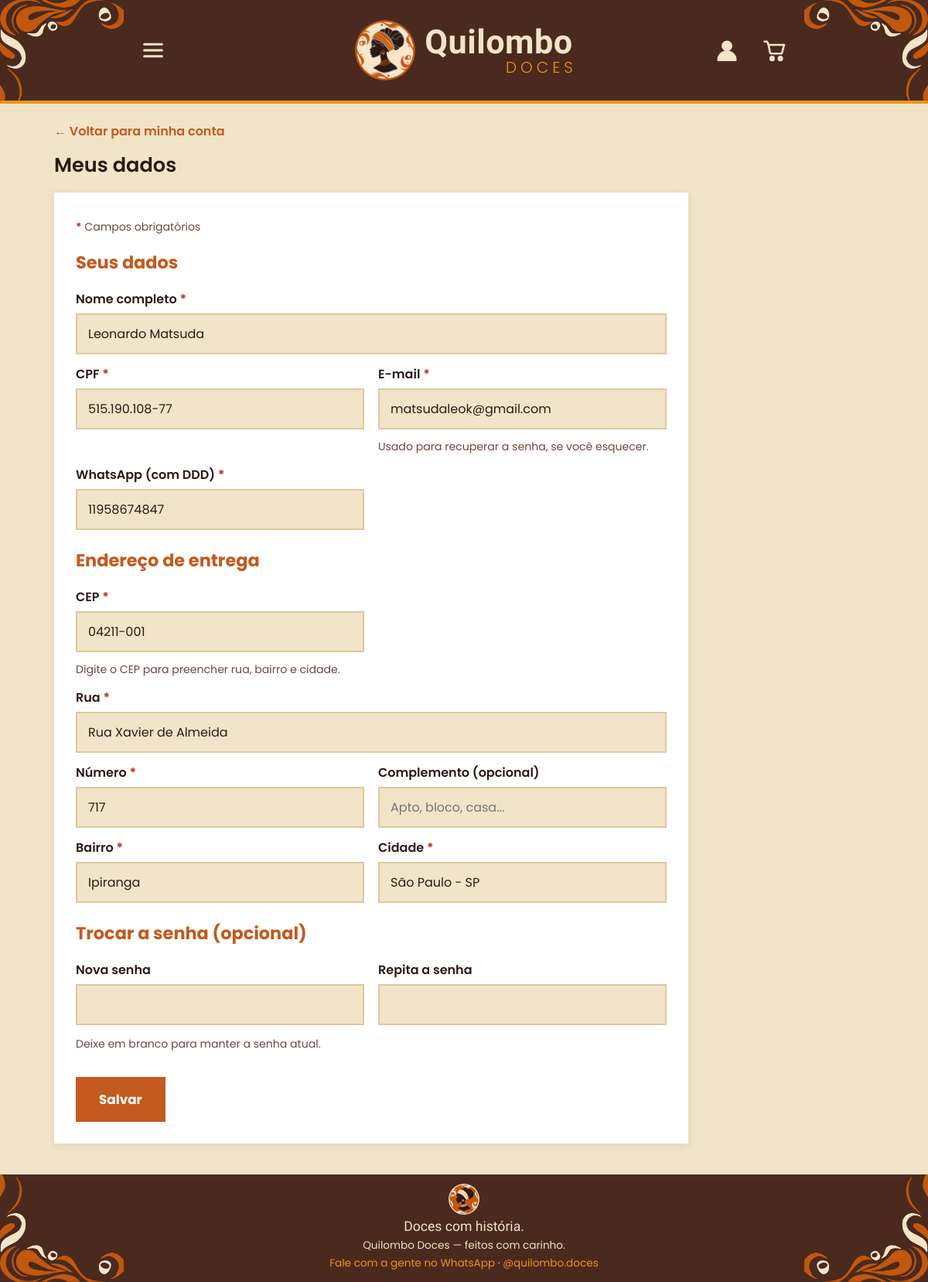
/conta/editar (signed in), run on the app's committed database.
### tables this page shows
CREATE TABLE clientes (
                id          INTEGER PRIMARY KEY AUTOINCREMENT,
                nome        TEXT    NOT NULL,
                cpf         TEXT    NOT NULL UNIQUE,
                telefone    TEXT    NOT NULL,
                endereco    TEXT    NOT NULL,
                complemento TEXT,
                bairro      TEXT    NOT NULL,
                cidade      TEXT    NOT NULL,
                cep         TEXT    NOT NULL,
                senha_hash  TEXT    NOT NULL
            , numero TEXT, email TEXT);

### contas.py (the view, shortened to what this page needs)
@contas.route("/conta/editar", methods=["GET", "POST"])
def editar():
    cliente = cliente_atual()
    if cliente is None:
        return redirect(url_for("contas.entrar", proximo=url_for("contas.editar")))
    proximo = request.values.get("proximo", "")
    if request.method == "GET":
        return render_template("conta_cadastro.html", titulo="Meus dados",
                               dados=dict(cliente), erros={}, proximo=proximo,
                               editando=True)

### app.py (called while the page is built)
@app.context_processor
def dados_globais():
    return {
        "qtd_carrinho": sum(session.get("carrinho", {}).values()),
        "whatsapp": WHATSAPP,
        "pedidos_pendentes": contar_pedidos_pendentes(),
        "cliente": cliente_atual(),      # cliente logado na loja (ou None)
    }

def contar_pedidos_pendentes():
    conn = conectar_banco()
    qtd = conn.execute(
        "SELECT COUNT(*) FROM pedidos WHERE status = 'informado'").fetchone()[0]
    conn.close()
    return qtd

@app.before_request
def proteger_admin():
    endpoint = request.endpoint or ""
    if (not endpoint                            # pagina que nao existe: mostra o erro 404
            or endpoint.startswith("loja")
            or endpoint.startswith("contas.")
            or endpoint in PAGINAS_PUBLICAS
            or session.get("admin_id")):
        return None
    if endpoint == "listar":
        return redirect(url_for("loja"))
    proximo = request.path if request.method == "GET" else ""
    return redirect(url_for("admin_entrar", proximo=proximo))

### contas.py (called while the page is built)
def so_numeros(texto):
    return "".join(c for c in texto if c.isdigit())

@contas.app_template_filter("cpf")
def formatar_cpf(cpf):
    n = so_numeros(cpf or "")
    if len(n) != 11:
        return cpf or ""
    return f"{n[:3]}.{n[3:6]}.{n[6:9]}-{n[9:]}"

def cliente_atual():
    id_cliente = session.get("cliente_id")
    if not id_cliente:
        return None
    conn = conectar_banco()
    cliente = conn.execute('SELECT * FROM clientes WHERE id = ?',
                           (id_cliente,)).fetchone()
    conn.close()
    if cliente is None:                     # conta apagada: sai da sessao
        session.pop("cliente_id", None)
    return cliente

@contas.before_app_request
def exigir_email():
    endpoint = request.endpoint or ""
    if not (endpoint.startswith("loja") or endpoint.startswith("contas.")):
        return None                         # area do admin, arquivos etc.
    if endpoint in ("contas.informar_email", "contas.sair"):
        return None
    cliente = cliente_atual()
    if cliente is not None and not cliente["email"]:
        return redirect(url_for("contas.informar_email", proximo=request.full_path))
    return None

### templates/conta_cadastro.html (shortened to what this page needs)
{% extends "base_loja.html" %}
{% block conteudo %}
  {% if editando %}
    <p class="voltar"><a href="{{ url_for('contas.minha_conta') }}">&larr; Voltar para minha conta</a></p>
  {% endif %}
  <h2 class="secao-titulo">{{ titulo }}</h2>
  <form class="cartao formulario formulario-largo" method="post"
        action="{{ url_for('contas.editar') if editando else url_for('contas.cadastro') }}">
    <p class="dica"><span class="obrigatorio">*</span> Campos obrigatórios</p>
    <h3>Seus dados</h3>
    <div class="campos">
      <div class="campo campo-inteiro">
        <label for="nome">Nome completo <span class="obrigatorio">*</span></label>
        <input type="text" id="nome" name="nome" value="{{ dados.get('nome', '') }}"
               autocomplete="name" required>
      </div>
      <div class="campo">
        <label for="cpf">CPF <span class="obrigatorio">*</span></label>
        <input type="text" id="cpf" name="cpf" value="{{ dados.get('cpf', '')|cpf }}"
               inputmode="numeric" placeholder="000.000.000-00" required>
      </div>
      <div class="campo">
        <label for="email">E-mail <span class="obrigatorio">*</span></label>
        <input type="email" id="email" name="email" value="{{ dados.get('email', '') or '' }}"
               placeholder="maria@gmail.com" autocomplete="email" required>
        <span class="dica">Usado para recuperar a senha, se você esquecer.</span>
      </div>
      <div class="campo">
        <label for="telefone">WhatsApp (com DDD) <span class="obrigatorio">*</span></label>
        <input type="tel" id="telefone" name="telefone" value="{{ dados.get('telefone', '') }}"
               placeholder="11 99999-9999" autocomplete="tel" required>
      </div>
    </div>
    <h3>Endereço de entrega</h3>
    <div class="campos">
      <div class="campo">
        <label for="cep">CEP <span class="obrigatorio">*</span></label>
        <input type="text" id="cep" name="cep" value="{{ dados.get('cep', '') }}"
               inputmode="numeric" placeholder="00000-000" autocomplete="postal-code"
               maxlength="9" required>
        <span class="dica" id="cep-status">Digite o CEP para preencher rua, bairro e cidade.</span>
      </div>
      <div class="campo campo-inteiro">
        <label for="endereco">Rua <span class="obrigatorio">*</span></label>
        <input type="text" id="endereco" name="endereco" value="{{ dados.get('endereco', '') }}"
               placeholder="Ex.: Rua das Flores" autocomplete="address-line1" required>
      </div>
      <div class="campo">
        <label for="numero">Número <span class="obrigatorio">*</span></label>
        <input type="text" id="numero" name="numero" value="{{ dados.get('numero', '') or '' }}"
               placeholder="Ex.: 123 (ou S/N)" required>
      </div>
      <div class="campo">
        <label for="complemento">Complemento (opcional)</label>
        <input type="text" id="complemento" name="complemento" value="{{ dados.get('complemento', '') or '' }}"
               placeholder="Apto, bloco, casa..." autocomplete="address-line2">
      </div>
      <div class="campo">
        <label for="bairro">Bairro <span class="obrigatorio">*</span></label>
        <input type="text" id="bairro" name="bairro" value="{{ dados.get('bairro', '') }}" required>
      </div>
      <div class="campo">
        <label for="cidade">Cidade <span class="obrigatorio">*</span></label>
        <input type="text" id="cidade" name="cidade" value="{{ dados.get('cidade', '') }}"
               autocomplete="address-level2" required>
      </div>
    </div>
    <h3>{{ 'Trocar a senha (opcional)' if editando else 'Senha' }}</h3>
    <div class="campos">
      <div class="campo">
        <label for="senha">
          {{ 'Nova senha' if editando else 'Senha' }}
        </label>
        <input type="password" id="senha" name="senha" autocomplete="new-password"
               {% if not editando %}required{% endif %}>
      </div>
      <div class="campo">
        <label for="confirmar">
          Repita a senha
        </label>
        <input type="password" id="confirmar" name="confirmar" autocomplete="new-password"
               {% if not editando %}required{% endif %}>
      </div>
    </div>
    <p class="dica">{{ 'Deixe em branco para manter a senha atual.' if editando else 'Pelo menos 6 caracteres. Você vai entrar com o CPF e esta senha.' }}</p>
    <button type="submit" class="btn btn-principal btn-grande">{{ 'Salvar' if editando else 'Criar conta' }}</button>
  </form>
{% endblock %}

### static/loja.css (style rules this page uses)
:root { --areia: #f2e4c8; --areia-escura: #e8d5ae; --cacau: #2b1a14; --raiz: #4a2a1e; --cacau-2: #2b1a14; --terracota: #c35a1e; --terracota-hover: #4a2a1e; --ouro: #ef9319; --ouro-hover: #d6820f; --verde: #25d366; --verde-hover: #1da851; --perigo: #c0392b; --sucesso-bg: #e8f6ec; --sucesso-txt: #1e6b3a; --erro-bg: #fdecea; --branco: #ffffff; --borda: #dcc9a0; --texto-suave: #6b4a3a; --raio: 10px; --raio-grande: 12px; --sombra: 0 2px 10px rgba(74, 42, 30, 0.10); --sombra-forte: 0 8px 20px rgba(74, 42, 30, 0.18); --fonte-texto: "Poppins", Arial, sans-serif; --fonte-marca: "Kaushan Script", cursive; --fonte-titulo: "Poppins", Arial, sans-serif; }
* { box-sizing: border-box; }
body { margin: 0; font-family: var(--fonte-texto); font-size: 16px; line-height: 1.5; color: var(--cacau); background: var(--areia); min-height: 100vh; display: flex; flex-direction: column; }
h1, h2, h3 { font-family: var(--fonte-texto); font-weight: 600; line-height: 1.2; }
a { color: var(--terracota); }
.dica { display: block; color: var(--texto-suave); font-size: 0.88rem; margin-top: 6px; }
h1, h2, h3 { margin: 0; }
a { text-decoration: none; }
.secao-titulo { font-size: 1.6rem; margin: 8px 0 20px; }
.voltar { margin: 0 0 16px; }
.voltar a { font-weight: 600; }
.btn { display: inline-block; border: 2px solid transparent; border-radius: 999px; padding: 10px 20px; font-family: inherit; font-size: 0.95rem; font-weight: 700; cursor: pointer; text-align: center; transition: background 0.2s, transform 0.1s; }
.btn-principal { background: var(--terracota); color: var(--branco); }
.btn-grande { padding: 14px 28px; font-size: 1.05rem; }
.cartao { background: var(--branco); border-radius: var(--raio-grande); box-shadow: var(--sombra); padding: 28px; }
.cartao h3 { font-family: var(--fonte-titulo); font-weight: 700; font-size: 1.4rem; color: var(--terracota); margin: 0 0 14px; }
.formulario { display: flex; flex-direction: column; gap: 8px; }
.formulario label { font-weight: 600; }
.formulario input { width: 100%; padding: 12px 14px; font-family: inherit; font-size: 1rem; color: var(--cacau); background: var(--areia); border: 2px solid var(--borda); border-radius: var(--raio); }
.formulario .btn { align-self: flex-start; margin-top: 10px; }
.formulario h3:not(:first-of-type) { margin-top: 18px; }
.obrigatorio { color: var(--perigo); font-weight: 700; }
.formulario-largo { max-width: 820px; }
.campos { display: grid; grid-template-columns: 1fr 1fr; gap: 14px 18px; }
.campo { display: flex; flex-direction: column; gap: 6px; }
.campo-inteiro { grid-column: 1 / -1; }
*, *::before, *::after { border-radius: 0 !important; }

### data on the page
clientes: nome "Leonardo Matsuda", cpf "515.190.108-77", email "matsudaleok@gmail.com", telefone "11958674847", cep "04211-001", endereco "Rua Xavier de Almeida", numero "717", bairro "Ipiranga", cidade "São Paulo - SP"

### other printed values
{{ titulo }} "Meus dados"
{{ 'Trocar a senha (opcional)' if editando else 'Senha' }} "Trocar a senha (opcional)"
{{ 'Nova senha' if editando else 'Senha' }} "Nova senha"
{{ 'Salvar' if editando else 'Criar conta' }} "Salvar"
